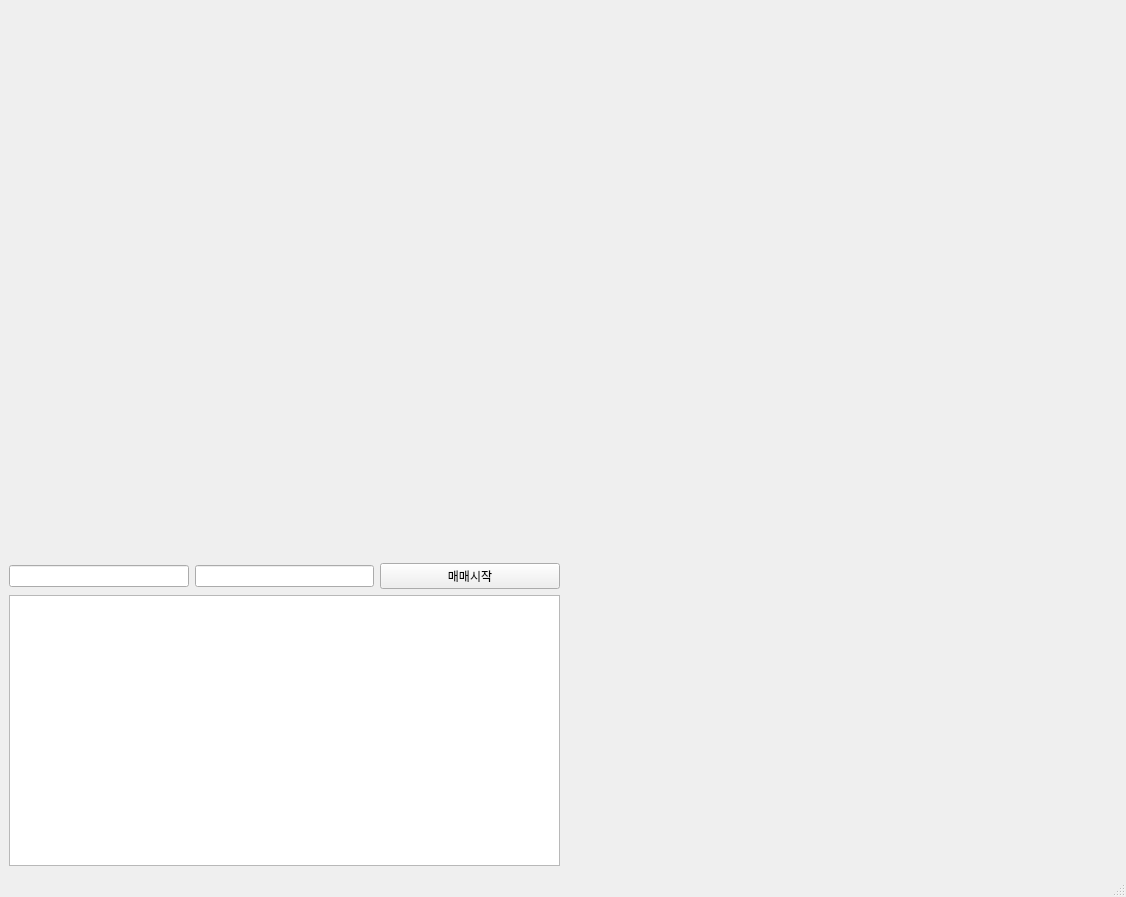
<?xml version="1.0" encoding="UTF-8"?>
<ui version="4.0">
 <class>MainWindow</class>
 <widget class="QMainWindow" name="MainWindow">
  <property name="geometry">
   <rect>
    <x>0</x>
    <y>0</y>
    <width>1126</width>
    <height>897</height>
   </rect>
  </property>
  <property name="windowTitle">
   <string>MainWindow</string>
  </property>
  <widget class="QWidget" name="centralwidget">
   <layout class="QGridLayout" name="gridLayout">
    <item row="0" column="0">
     <layout class="QVBoxLayout" name="verticalLayout">
      <item>
       <widget class="OverviewWidget" name="widget_2" native="true">
        <property name="minimumSize">
         <size>
          <width>0</width>
          <height>120</height>
         </size>
        </property>
       </widget>
      </item>
      <item>
       <widget class="ChartWidget" name="widget_3" native="true">
        <property name="minimumSize">
         <size>
          <width>0</width>
          <height>150</height>
         </size>
        </property>
       </widget>
      </item>
      <item>
       <layout class="QHBoxLayout" name="horizontalLayout_2">
        <item>
         <widget class="QLineEdit" name="apiKey">
          <property name="sizePolicy">
           <sizepolicy hsizetype="Preferred" vsizetype="Fixed">
            <horstretch>0</horstretch>
            <verstretch>0</verstretch>
           </sizepolicy>
          </property>
          <property name="echoMode">
           <enum>QLineEdit::Password</enum>
          </property>
         </widget>
        </item>
        <item>
         <widget class="QLineEdit" name="secKey">
          <property name="sizePolicy">
           <sizepolicy hsizetype="Preferred" vsizetype="Fixed">
            <horstretch>0</horstretch>
            <verstretch>0</verstretch>
           </sizepolicy>
          </property>
          <property name="echoMode">
           <enum>QLineEdit::Password</enum>
          </property>
         </widget>
        </item>
        <item>
         <widget class="QPushButton" name="button">
          <property name="text">
           <string>매매시작</string>
          </property>
         </widget>
        </item>
       </layout>
      </item>
      <item>
       <widget class="QTextEdit" name="textEdit">
        <property name="sizePolicy">
         <sizepolicy hsizetype="Preferred" vsizetype="Preferred">
          <horstretch>0</horstretch>
          <verstretch>0</verstretch>
         </sizepolicy>
        </property>
       </widget>
      </item>
     </layout>
    </item>
    <item row="0" column="1">
     <widget class="OrderbookWidget" name="widget" native="true"/>
    </item>
   </layout>
  </widget>
  <widget class="QMenuBar" name="menubar">
   <property name="geometry">
    <rect>
     <x>0</x>
     <y>0</y>
     <width>1126</width>
     <height>21</height>
    </rect>
   </property>
  </widget>
  <widget class="QStatusBar" name="statusbar"/>
 </widget>
 <customwidgets>
  <customwidget>
   <class>OrderbookWidget</class>
   <extends>QWidget</extends>
   <header>orderbook</header>
   <container>1</container>
  </customwidget>
  <customwidget>
   <class>OverviewWidget</class>
   <extends>QWidget</extends>
   <header>overview</header>
   <container>1</container>
  </customwidget>
  <customwidget>
   <class>ChartWidget</class>
   <extends>QWidget</extends>
   <header>chart</header>
   <container>1</container>
  </customwidget>
 </customwidgets>
 <resources/>
 <connections/>
</ui>
